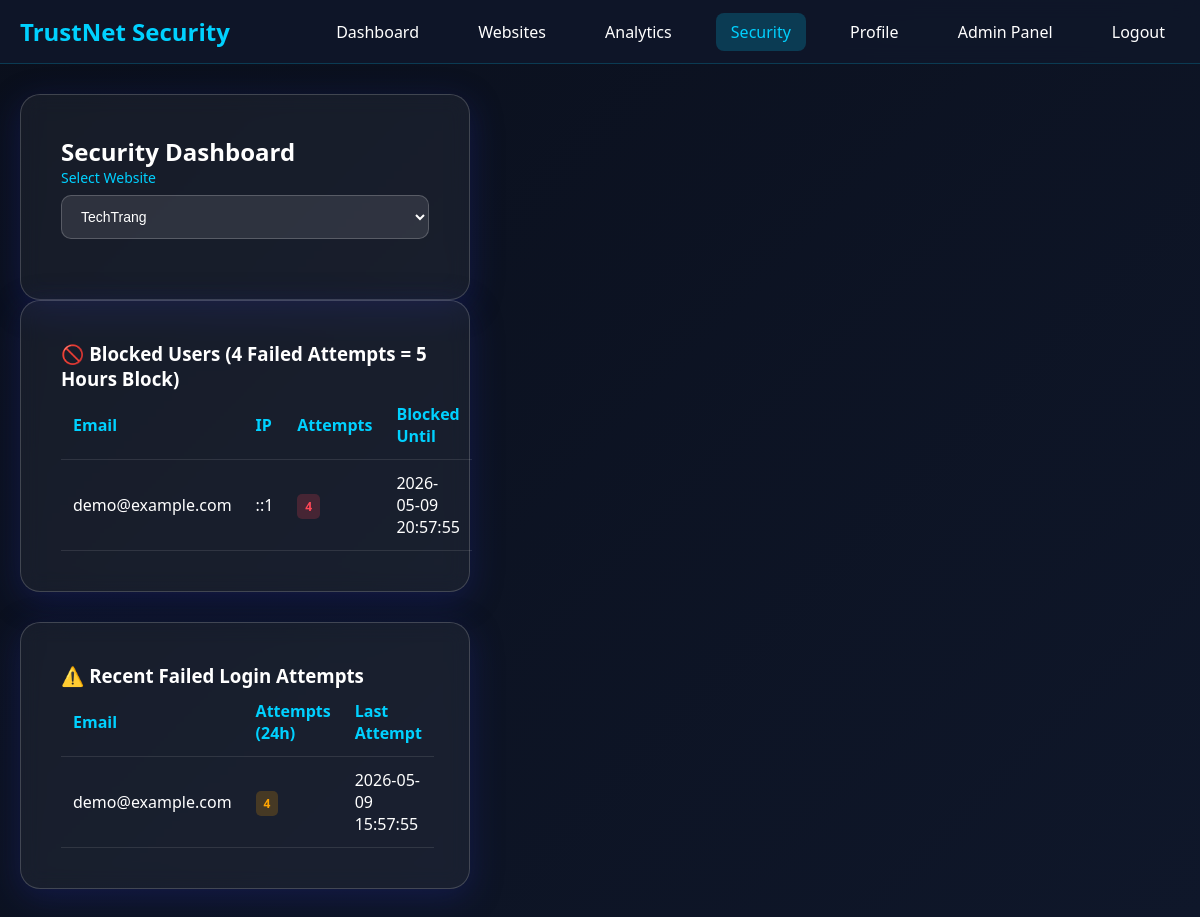
Page /security-dashboard.php?website_id=1 (signed in) on the committed database.
### tables this page shows
CREATE TABLE `api_user_blocks` (
  `id` int(11) NOT NULL,
  `website_id` int(11) NOT NULL,
  `user_email` varchar(255) NOT NULL,
  `ip_address` varchar(45) DEFAULT NULL,
  `failed_attempts` int(11) DEFAULT 0,
  `is_blocked` tinyint(1) DEFAULT 0,
  `blocked_until` datetime DEFAULT NULL,
  `created_at` timestamp NOT NULL DEFAULT current_timestamp(),
  `updated_at` timestamp NOT NULL DEFAULT current_timestamp() ON UPDATE current_timestamp(),
  `block_reason` varchar(255) DEFAULT NULL,
  `unblocked_at` datetime DEFAULT NULL
);

### includes/functions.php (called while the page is built, shortened)
<?php
function getUserWebsites($pdo, $user_id, $is_admin = false) {
    if ($is_admin) {
        $stmt = $pdo->query("SELECT w.*, u.name as owner_name FROM websites w LEFT JOIN users u ON w.user_id = u.id ORDER BY w.created_at DESC");
        return $stmt->fetchAll();
    } else {
        $stmt = $pdo->prepare("SELECT * FROM websites WHERE user_id = ? ORDER BY created_at DESC");
        $stmt->execute([$user_id]);
        return $stmt->fetchAll();
    }
}
?>

### security-dashboard.php (the view, shortened to what this page needs)
<?php
require_once 'includes/config.php';
require_once 'includes/functions.php';
$user_id = $_SESSION['user_id'];
$user_role = $_SESSION['user_role'];
$is_admin = ($user_role == 'admin');
$websites = getUserWebsites($pdo, $user_id, $is_admin);
$selected_website = $_GET['website_id'] ?? ($websites[0]['id'] ?? 0);
$blocked_users = [];
$failed_attempts = [];
if ($selected_website) {
    $stmt = $pdo->prepare("SELECT * FROM api_user_blocks WHERE website_id = ? AND is_blocked = 1 ORDER BY blocked_until DESC");
    $stmt->execute([$selected_website]);
    $blocked_users = $stmt->fetchAll();
    $stmt = $pdo->prepare("SELECT user_identifier, COUNT(*) as attempts, MAX(attempt_time) as last_attempt
                           FROM failed_login_attempts
                           WHERE website_id = ? AND attempt_time > DATE_SUB(NOW(), INTERVAL 24 HOUR)
                           GROUP BY user_identifier ORDER BY attempts DESC");
    $stmt->execute([$selected_website]);
    $failed_attempts = $stmt->fetchAll();
}
?>
<!DOCTYPE html>
<html lang="en">
<head>
    <link rel="stylesheet" href="assets/css/style.css">
</head>
<body>
    <nav class="navbar">
        <div class="nav-container">
            <div class="nav-brand">TrustNet Security</div>
            <div class="nav-menu">
                <a href="dashboard.php">Dashboard</a>
                <a href="websites.php">Websites</a>
                <a href="analytics.php">Analytics</a>
                <a href="security-dashboard.php" class="active">Security</a>
                <a href="profile.php">Profile</a>
                <?php if ($is_admin): ?>
                    <a href="admin-panel.php">Admin Panel</a>
                <?php endif; ?>
                <a href="logout.php">Logout</a>
            </div>
        </div>
    </nav>
    <div class="main-container">
        <div class="glass-card">
            <h2>Security Dashboard</h2>
            <div class="form-group">
                <label>Select Website</label>
                <select id="websiteSelect" class="form-control">
                    <?php foreach ($websites as $website): ?>
                        <option value="<?php echo $website['id']; ?>" <?php echo $selected_website == $website['id'] ? 'selected' : ''; ?>>
                            <?php echo htmlspecialchars($website['website_name']); ?>
                        </option>
                    <?php endforeach; ?>
                </select>
            </div>
        </div>
        <div class="security-section">
            <div class="glass-card">
                <h3>🚫 Blocked Users (4 Failed Attempts = 5 Hours Block)</h3>
                <?php if (empty($blocked_users)): ?>
                    <p>No blocked users at this time.</p>
                <?php else: ?>
                    <table class="data-table">
                        <thead>
                            <tr><th>Email</th><th>IP</th><th>Attempts</th><th>Blocked Until</th></tr>
                        </thead>
                        <tbody>
                            <?php foreach ($blocked_users as $blocked): ?>
                            <tr>
                                <td><?php echo htmlspecialchars($blocked['user_email']); ?></td>
                                <td><?php echo $blocked['ip_address']; ?></td>
                                <td><span class="badge badge-danger"><?php echo $blocked['failed_attempts']; ?></span></td>
                                <td><?php echo date('Y-m-d H:i:s', strtotime($blocked['blocked_until'])); ?></td>
                            </tr>
                            <?php endforeach; ?>
                        </tbody>
                    </table>
                <?php endif; ?>
            </div>
        </div>
        <div class="security-section">
            <div class="glass-card">
                <h3>⚠️ Recent Failed Login Attempts</h3>
                <?php if (empty($failed_attempts)): ?>
                    <p>No failed login attempts in the last 24 hours.</p>
                <?php else: ?>
                    <table class="data-table">
                        <thead><tr><th>Email</th><th>Attempts (24h)</th><th>Last Attempt</th></tr></thead>
                        <tbody>
                            <?php foreach ($failed_attempts as $attempt): ?>
                            <tr>
                                <td><?php echo htmlspecialchars($attempt['user_identifier']); ?></td>
                                <td><span class="badge badge-warning"><?php echo $attempt['attempts']; ?></span></td>
                                <td><?php echo date('Y-m-d H:i:s', strtotime($attempt['last_attempt'])); ?></td>
                            </tr>
                            <?php endforeach; ?>
                        </tbody>
                    </table>
                <?php endif; ?>
            </div>
        </div>
    </div>
</body>
</html>

### assets/css/style.css (style rules this page uses)
:root { --primary: #00D1FF; --secondary: #7B61FF; --danger: #ff4757; --warning: #ffa502; --success: #2ed573; --dark-bg: #0A0F1C; --darker-bg: #0F172A; }
* { margin: 0; padding: 0; box-sizing: border-box; }
body { font-family: 'Segoe UI', Tahoma, Geneva, Verdana, sans-serif; background: linear-gradient(135deg, #0A0F1C 0%, #0F172A 100%); color: #ffffff; min-height: 100vh; }
.glass-card { background: rgba(255, 255, 255, 0.05); backdrop-filter: blur(10px); border-radius: 20px; padding: 40px; box-shadow: 0 8px 32px 0 rgba(31, 38, 135, 0.37); border: 1px solid rgba(255, 255, 255, 0.18); width: 100%; max-width: 450px; }
.form-group { margin-bottom: 20px; }
label { display: block; margin-bottom: 8px; color: #00D1FF; font-size: 14px; font-weight: 500; }
.form-control { width: 100%; padding: 12px 15px; background: rgba(255, 255, 255, 0.1); border: 1px solid rgba(255, 255, 255, 0.2); border-radius: 10px; color: #ffffff; font-size: 14px; transition: all 0.3s ease; }
.form-control::placeholder { color: rgba(255, 255, 255, 0.5); }
.navbar { background: rgba(15, 23, 42, 0.95); backdrop-filter: blur(10px); padding: 15px 0; position: sticky; top: 0; z-index: 1000; border-bottom: 1px solid rgba(0, 209, 255, 0.2); }
.nav-container { max-width: 1200px; margin: 0 auto; padding: 0 20px; display: flex; justify-content: space-between; align-items: center; }
.nav-brand { font-size: 24px; font-weight: bold; color: #00D1FF; }
.nav-menu a { color: #ffffff; text-decoration: none; margin-left: 25px; padding: 8px 15px; border-radius: 8px; transition: all 0.3s ease; }
.nav-menu a:hover, .nav-menu a.active { background: rgba(0, 209, 255, 0.2); color: #00D1FF; }
.main-container { max-width: 1200px; margin: 30px auto; padding: 0 20px; }

### security-dashboard.php (style rules this page uses)
.security-section { margin-bottom: 30px; }
.data-table { width: 100%; border-collapse: collapse; }
.data-table th, .data-table td { padding: 12px; text-align: left; border-bottom: 1px solid rgba(255,255,255,0.1); }
.data-table th { color: #00D1FF; }
.badge { padding: 4px 8px; border-radius: 5px; font-size: 12px; font-weight: bold; }
.badge-danger { background: rgba(255,71,87,0.2); color: #ff4757; }
.badge-warning { background: rgba(255,165,2,0.2); color: #ffa502; }

### rows in the picture
api_user_blocks: user_email "demo@example.com", ip_address "::1", failed_attempts "4", blocked_until "2026-05-09 20:57:55"

### other values in the picture
$attempt['user_identifier'] "demo@example.com"
$attempt['attempts'] "4"
date('Y-m-d H:i:s', strtotime($attempt['last_attempt'])) "2026-05-09 15:57:55"
form field value "TechTrang"
